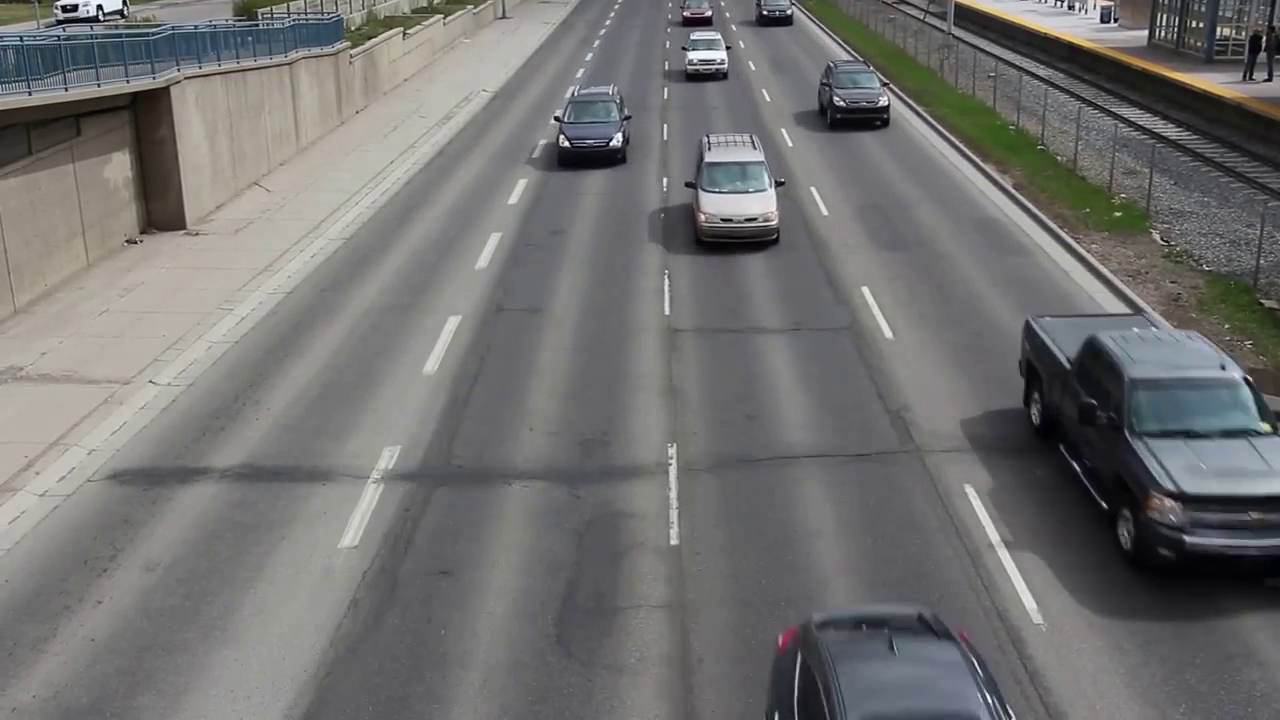
#> input picture frame 16 of Detecting Motion and Moving Objects in a Video/Video/Cars Moving On Road Final.mp4, 1280 x 720 px
$ jupyter execute detecting_motion_and_moving_objects_in_a_video.ipynb   (shell and % lines are left out)
#> lines starting #> are read from the running program, lines starting #| are printed output that depends on the picture; after the words box and inside, x2 and y2 are one past the last pixel; in counts of white or black regions, pixels touching at a corner belong together
[cell 1]
# importing the required libraries

[cell 2]
import numpy as np
import cv2
import matplotlib.pyplot as plt

[cell 3]
# reading the video using opencv
# getting the frame 1 from the video
# getting the frame 2 from the video
# displaying frame 1 using imshow() method of matplotlib

[cell 4]
video = cv2.VideoCapture("Cars Moving On Road Final.mp4")

ret1, frame1 = video.read()
#> frame1 is the input picture: shape (720, 1280, 3); mean B, G, R 112.6, 113.3, 113.8
ret2, frame2 = video.read()
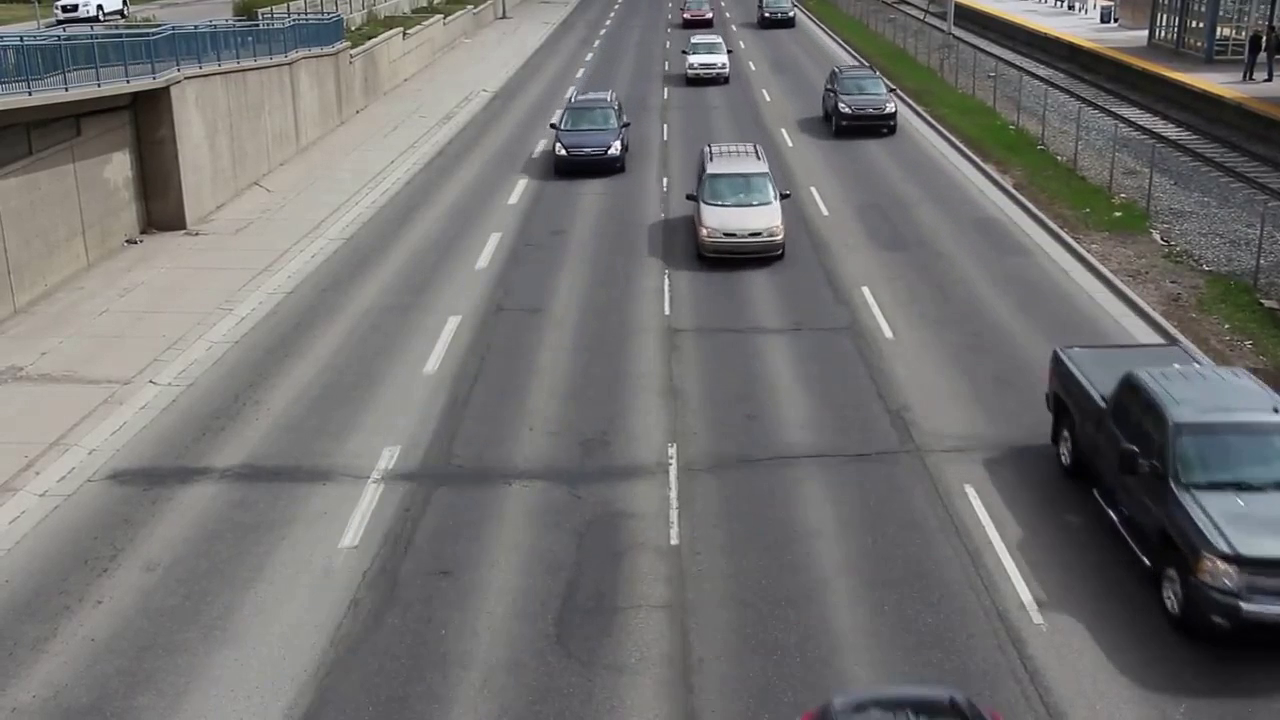
#> input picture frame 17 of Detecting Motion and Moving Objects in a Video/Video/Cars Moving On Road Final.mp4, 1280 x 720 px
#> frame2 is the input picture: shape (720, 1280, 3); mean B, G, R 112.2, 113, 113.8

plt.imshow(frame1)

[cell 5]
# converting BGR to RGB
# changing the frames in grayscale
# and then displaying it

[cell 6]
frame1_gray = cv2.cvtColor(frame1, cv2.COLOR_BGR2GRAY)
frame2_gray = cv2.cvtColor(frame2, cv2.COLOR_BGR2GRAY)

plt.imshow(frame1_gray, cmap='gray')

[cell 7]
# taken the gaussian blur frames
# displaying the blur frame

[cell 8]
frame1_blur = cv2.GaussianBlur(frame1_gray, (21, 21), 0)
frame2_blur = cv2.GaussianBlur(frame2_gray, (21, 21), 0)

plt.imshow(frame1_blur)

[cell 9]
# taking the absloute difference between the frames (i.e. frame 1 and frame 2)
# now the cars that has moved are in some white color

[cell 10]
diff = cv2.absdiff(frame1_blur, frame2_blur)

plt.imshow(diff, cmap='gray')

[cell 11]
# now first we will create a threshold
# it will give us totally white color for those cars which are moving or in motion
# then we will find some white pixels to detect motion

[cell 12]
_, thresh = cv2.threshold(diff, 20, 255, cv2.THRESH_BINARY)
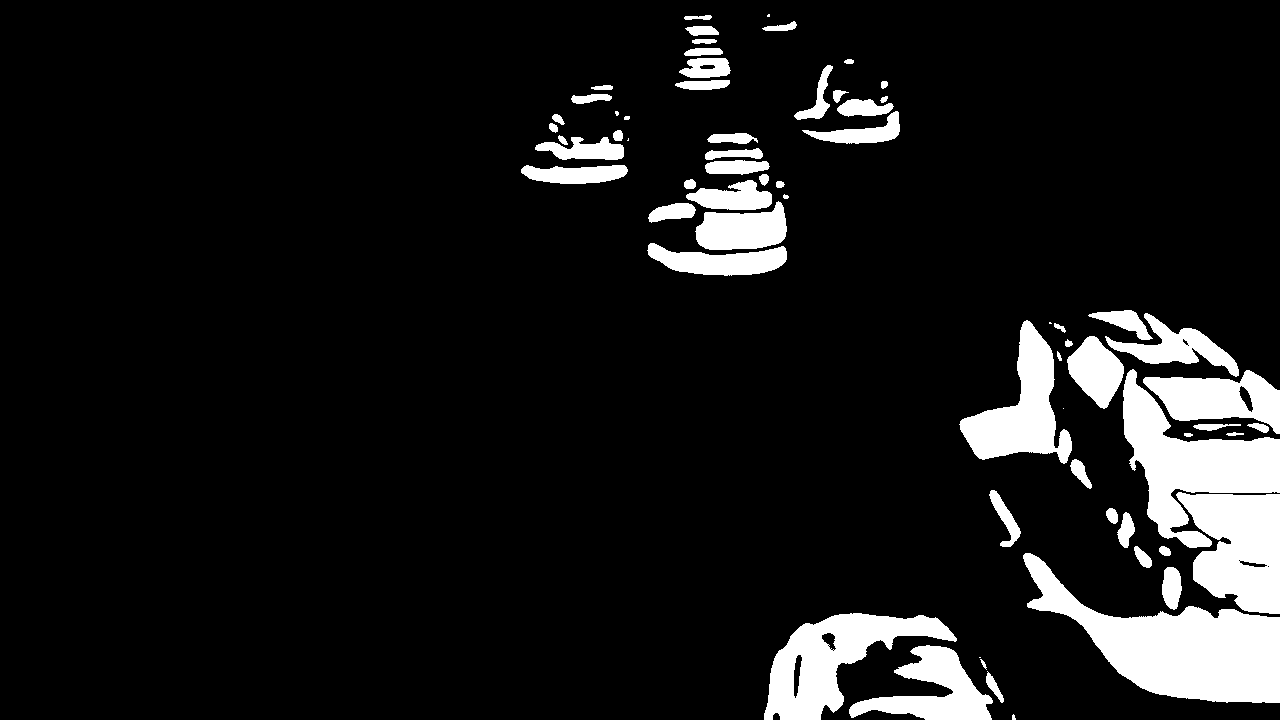
#> thresh: shape (720, 1280); 9.8% white; 67 white regions (7 under 20 px), largest, box (x1, y1, x2, y2) and area: (1023, 553, 1280, 703) 16629, (1123, 369, 1280, 548) 11263, (1176, 492, 1280, 614) 8937

print(thresh.shape)
#| (720, 1280)
plt.imshow(thresh, cmap='gray')

[cell 13]
# calculating the number of white pixels
# checking condition if white pixels are more than 5% of total pixels in the frame
# if pixels are detected then the object is in motion otherwise not

[cell 14]
white_pixels = np.sum(thresh) / 255
#> white_pixels = 90659

rows, cols = thresh.shape
total_pixels = rows * cols

if white_pixels > 0.05 * total_pixels:
    cv2.putText(frame1, 'Motion Detected', (10, 50), cv2.FONT_HERSHEY_COMPLEX, 1, (255, 0, 0), 2)
#> frame1: shape (720, 1280, 3); 0.26% of pixels changed, all inside (x1, y1, x2, y2) = (11, 28, 288, 52)

plt.imshow(frame1)

[cell 15]
# now filling the gaps in white pixels using dilate (dilation)
# so that we can draw bounding boxes
# now these are the counters and can be detected

[cell 16]
dilate = cv2.dilate(thresh, None, iterations = 9)
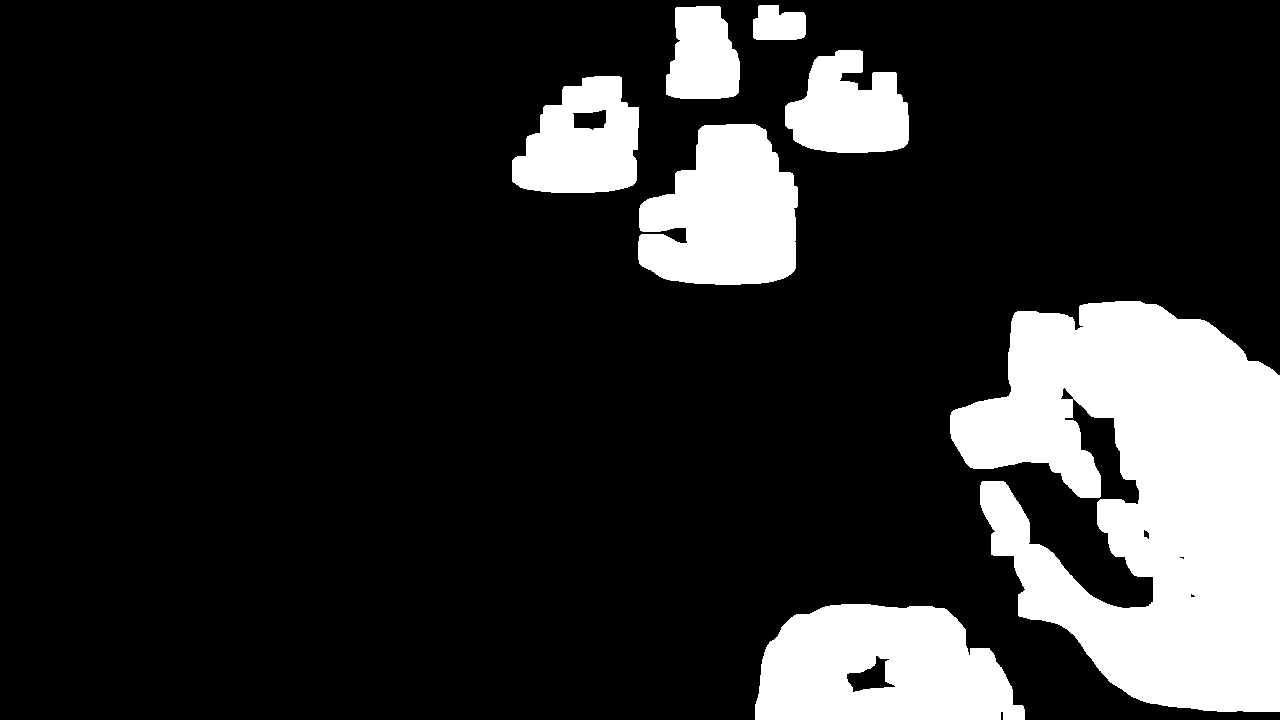
#> dilate: shape (720, 1280); 17.4% white; 7 white regions

plt.imshow(dilate, cmap='gray')

[cell 17]
# finding the counters
# drawing the rectangles or bounding boxes to highlight the objects
# displaying the frame

[cell 18]
contours, _ = cv2.findContours(dilate, 1, 2)
#> contours = 13 contours, 2 with area under 20; largest, box (x1, y1, x2, y2) and area: (950, 301, 1280, 712) 88878, (755, 604, 1025, 720) 24887, (638, 124, 798, 285) 19122, (512, 76, 639, 193) 10862, (785, 50, 909, 153) 8867
display = frame2.copy()

for contour in contours:
  x, y, w, h = cv2.boundingRect(contour)

  cv2.rectangle(display, (x, y), (x+w, y+h), (255, 0, 0), 2)
#> this loop made 13 passes
#> (x, y, w, h) on passes 1 to 8: (846, 655, 50, 38), (755, 604, 270, 116), (1190, 593, 6, 5), (1179, 556, 6, 4), (1143, 529, 7, 11), (1060, 387, 14, 13), (950, 301, 330, 411), (638, 124, 160, 161)
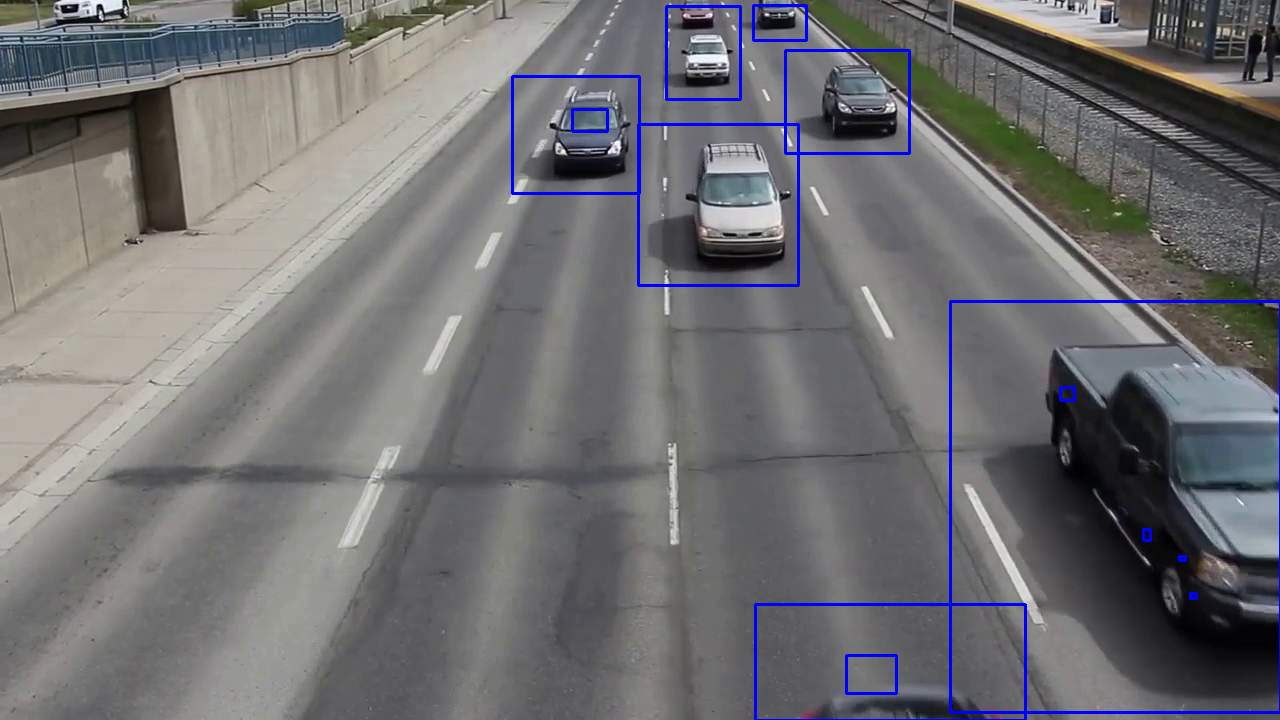
#> display: shape (720, 1280, 3); 1.38% of pixels changed, all inside (x1, y1, x2, y2) = (511, 4, 1280, 720)

plt.imshow(display)

$ run again, starting later in the video
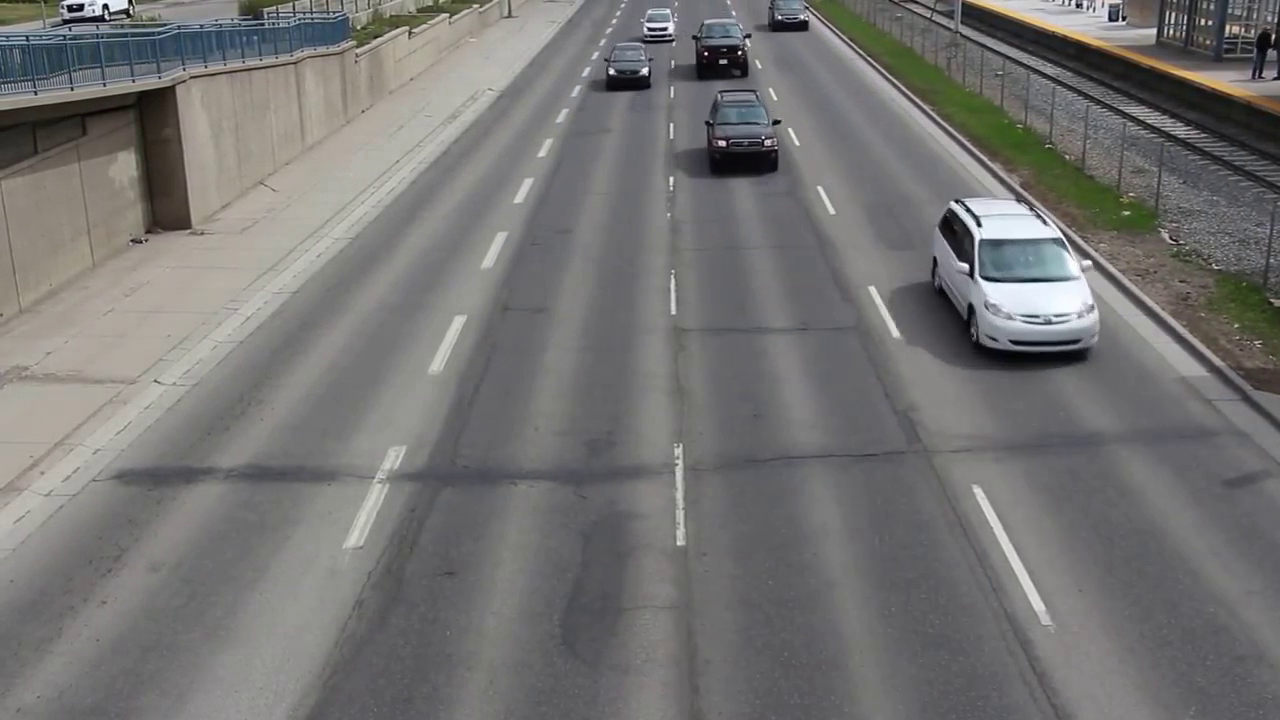
#> input picture frame 75 of Detecting Motion and Moving Objects in a Video/Video/Cars Moving On Road Final.mp4, 1280 x 720 px
#> frame1 is the input picture: shape (720, 1280, 3); mean B, G, R 114.9, 115.8, 116.9
#> `_, thresh = cv2.threshold(diff, 20, 255, cv2.THRESH_BINARY)`:
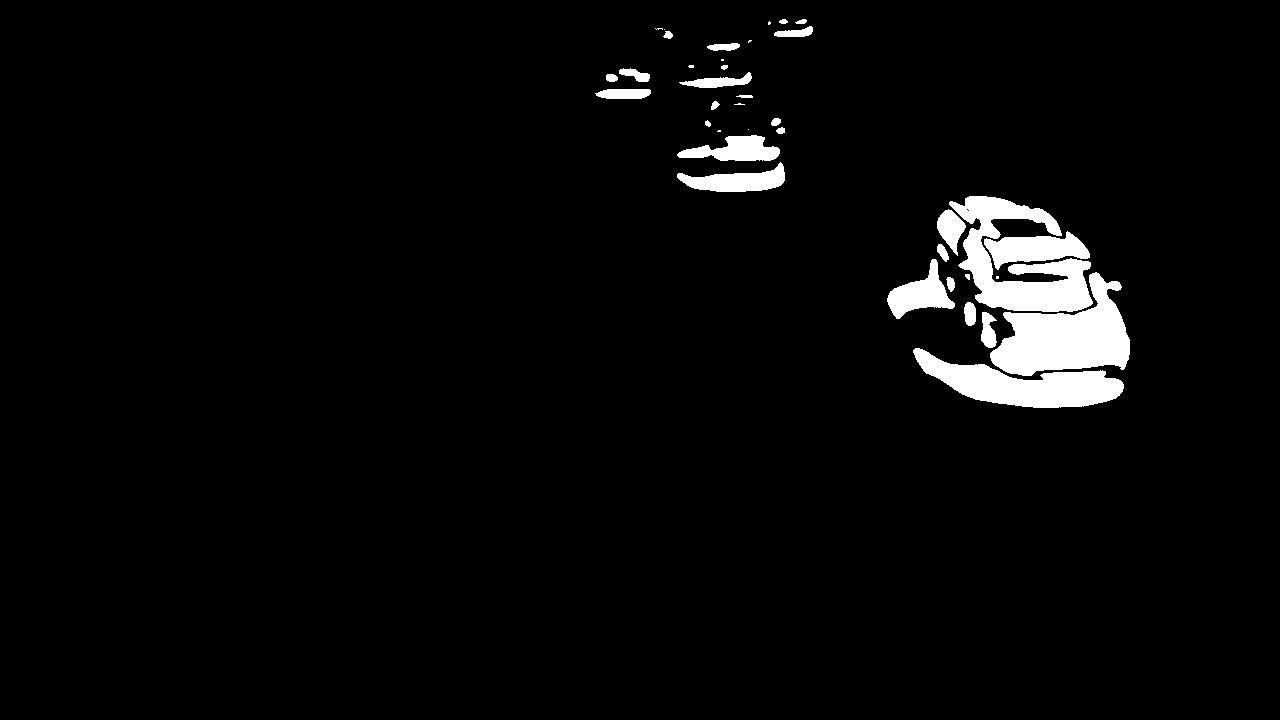
#> thresh: shape (720, 1280); 3.6% white; 38 white regions (10 under 20 px), largest, box (x1, y1, x2, y2) and area: (990, 272, 1130, 376) 7909, (949, 196, 1093, 312) 7474, (913, 348, 1124, 408) 6025
#| (720, 1280)
#> white_pixels = 32780
#> dilate: shape (720, 1280); 7% white; 4 white regions
#> contours = 6 contours, 1 with area under 20; largest, box (x1, y1, x2, y2) and area: (878, 187, 1139, 417) 42978, (668, 10, 822, 201) 17031, (586, 59, 660, 108) 3038, (646, 19, 682, 48) 872, (702, 58, 713, 70) 98
#> the loop `for contour in contours:` made 6 passes
#> (x, y, w, h) on passes 1 to 6: (963, 288, 4, 6), (878, 187, 261, 230), (702, 58, 11, 12), (586, 59, 74, 49), (646, 19, 36, 29), (668, 10, 154, 191)
#> after the loop `for contour in contours:`:
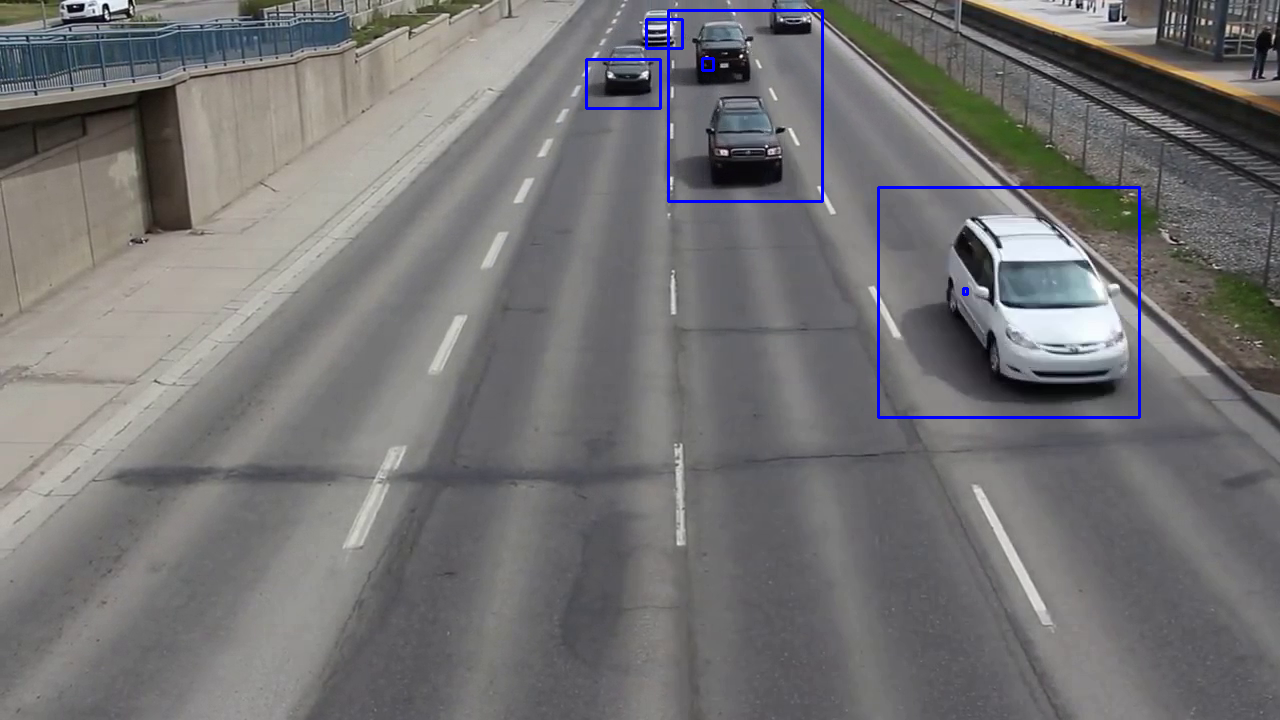
#> display: shape (720, 1280, 3); mean B, G, R 115.7, 114.9, 116
